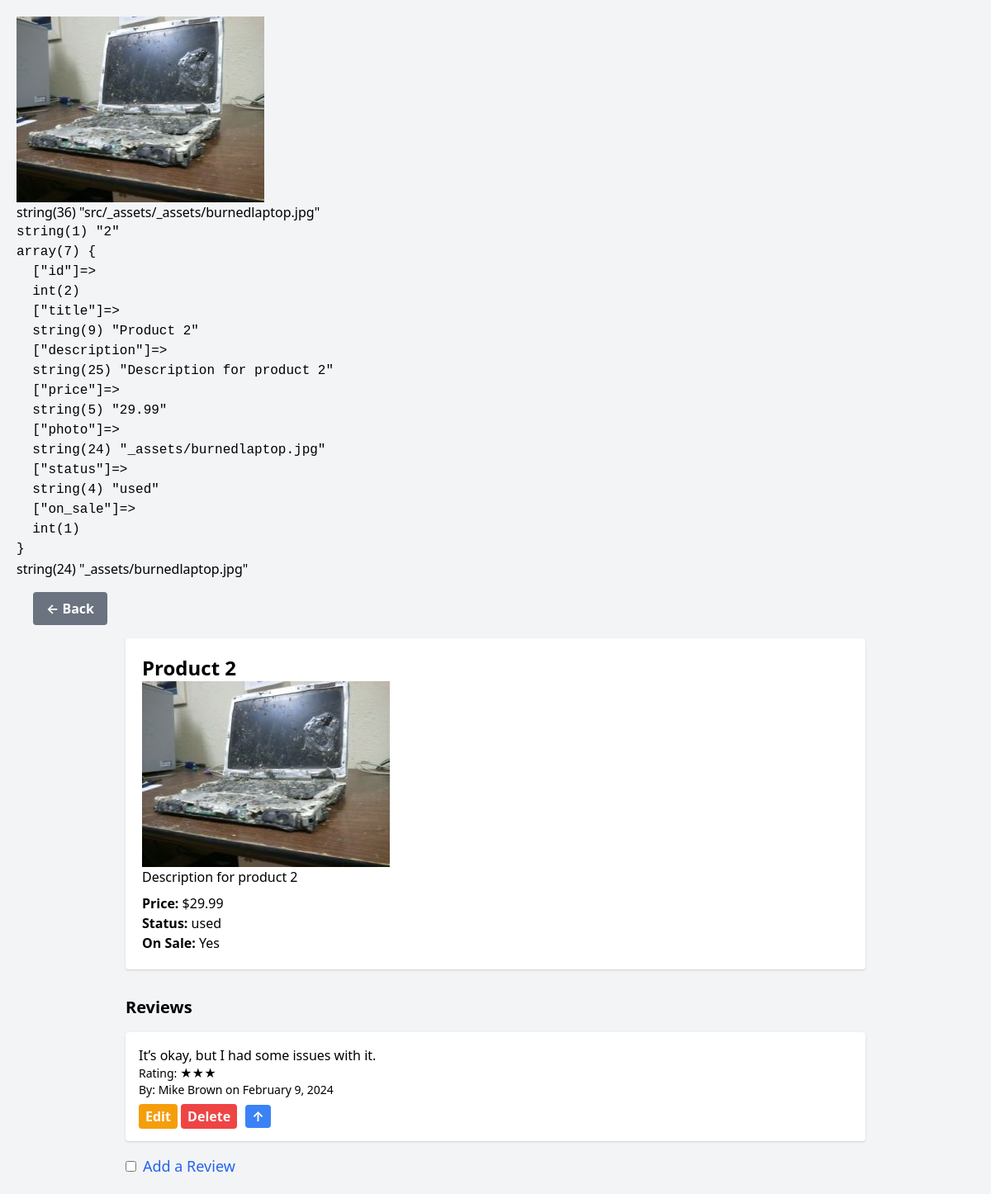
Page /src/public/product.php?id=2 on the committed database.
### tables this page shows
CREATE TABLE IF NOT EXISTS products (
  id INT AUTO_INCREMENT PRIMARY KEY,
  title VARCHAR(255) NOT NULL,
  description TEXT,
  price DECIMAL(10, 2) NOT NULL,
  photo VARCHAR(255),
  status VARCHAR(50),
  on_sale BOOLEAN DEFAULT FALSE
);

CREATE TABLE reviews (
    id INT AUTO_INCREMENT PRIMARY KEY,
    product_id INT,
    rating TINYINT NOT NULL,
    first_name VARCHAR(255) NOT NULL,
    last_name VARCHAR(255) NOT NULL,
    comment TEXT,
    date TIMESTAMP DEFAULT CURRENT_TIMESTAMP,
    FOREIGN KEY (product_id) REFERENCES products(id)
);

### src/app/App.php (called while the page is built, shortened)
<?php
function getConnectionPDO(): PDO {
    $dsn = "mysql:host=" . DB_HOST . ";dbname=" . DB_NAME;
    $options = [PDO::ATTR_DEFAULT_FETCH_MODE => PDO::FETCH_ASSOC];
    return new PDO($dsn, DB_USER, DB_PASS, $options);
}
function getProductDetailsPDO($productID): ?array {
    $pdo = getConnectionPDO();
    $stmt = $pdo->prepare("SELECT * FROM products WHERE id = :id");
    $stmt->bindValue(':id', $productID, PDO::PARAM_INT);
    $stmt->execute();
    $product = $stmt->fetch(PDO::FETCH_ASSOC);
    return $product ?: null;
}
function getReviewsForProduct($productID): array {
    $pdo = getConnectionPDO();
    $stmt = $pdo->prepare("SELECT * FROM reviews WHERE product_id = :product_id ORDER BY date DESC");
    $stmt->bindValue(':product_id', $productID, PDO::PARAM_INT);
    $stmt->execute();
    return $stmt->fetchAll();
}

### src/public/product.php (called while the page is built, shortened)
<?php
require dirname(__DIR__) . '/app/App.php';
$productID = $_GET['id'] ?? null;
$product = getProductDetailsPDO($productID);
$reviews = getReviewsForProduct($productID);
require dirname(__DIR__) . '/views/product.php';

### src/views/product.php (the view, shortened to what this page needs)
<?php
if (!empty($product['photo'])) {
    $imageUrl = 'src/_assets/' . htmlspecialchars($product['photo']);
    echo "<img src='$imageUrl' alt='Product Image'>";
} else {
    echo "No image available.";
}
Var_dump($imageUrl);
echo "<pre>";
var_dump($productID);
var_dump($product);
echo "</pre>";
var_dump(htmlspecialchars($product['photo']));
?>
<!doctype html>
<html lang="en">
<head>
    <link rel="stylesheet" href="/assets/dist/main.css" />
    <link href="https://cdn.jsdelivr.net/npm/tailwindcss@2.2.19/dist/tailwind.min.css" rel="stylesheet">
</head>
<body class="bg-gray-100 p-5">
    <div class="my-4 mx-5">
        <a href="index.php" class="inline-block bg-gray-500 hover:bg-gray-700 text-white font-bold py-2 px-4 rounded transition ease-in-out duration-150">
            ← Back
        </a>
    </div>
    <div class="max-w-4xl mx-auto bg-white p-5 rounded shadow">
        <h1 class="text-2xl font-bold"><?= htmlspecialchars($product['title']); ?></h1>
        <img src="<?=htmlspecialchars($product['photo']); ?>" alt="Product Image">
        <p><?= nl2br(htmlspecialchars($product['description'])); ?></p>
        <p class="mt-2"><strong>Price:</strong> $<?= htmlspecialchars($product['price']); ?></p>
        <p><strong>Status:</strong> <?= htmlspecialchars($product['status']); ?></p>
        <p><strong>On Sale:</strong> <?= $product['on_sale'] ? 'Yes' : 'No'; ?></p>
    </div>
    <div class="max-w-4xl mx-auto mt-8">
        <h2 class="text-xl font-semibold mb-4">Reviews</h2>
        <?php if (!empty($reviews)): ?>
            <?php foreach ($reviews as $review): ?>
                <div class="bg-white p-4 rounded shadow mb-4">
                    <p><?= nl2br(htmlspecialchars($review['comment'])); ?></p>
                    <p class="text-sm">Rating: <?= str_repeat('★', $review['rating']); ?></p>
                    <p class="text-sm">By: <?= htmlspecialchars($review['first_name']) . ' ' . htmlspecialchars($review['last_name']); ?> on <?= date('F j, Y', strtotime($review['date'])); ?></p>
                    <div class="mt-2">
                        <a href="edit_review.php?review_id=<?= $review['id']; ?>&product_id=<?= $product['id']; ?>" class="bg-yellow-500 hover:bg-yellow-700 text-white font-bold py-1 px-2 rounded">Edit</a>
                        <a href="delete_review.php?review_id=<?= $review['id']; ?>&product_id=<?= $product['id']; ?>" onclick="return confirm('Are you sure you want to delete this review?');" class="bg-red-500 hover:bg-red-700 text-white font-bold py-1 px-2 rounded">Delete</a>
                        <a href="#top" class="inline-block bg-blue-500 hover:bg-blue-700 text-white font-bold py-0.5 px-2 mx-1.5 rounded transition ease-in-out duration-150">↑</a>
                    </div>
                </div>
            <?php endforeach; ?>
        <?php else: ?>
            <p>No reviews yet.</p>
        <?php endif; ?>
        <div class="mt-4">
            <label for="toggleReview" class="inline-flex items-center cursor-pointer text-lg text-blue-600 hover:text-blue-800">
                <input type="checkbox" id="toggleReview" class="form-checkbox rounded text-blue-500 focus:ring-blue-500" onchange="document.getElementById('reviewForm').classList.toggle('hidden');">
                <span class="ml-2">Add a Review</span>
            </label>
        </div>
    </div>
</body>
</html>

### rows in the picture
products: photo (picture), title "Product 2", description "Description for product 2", price "29.99", status "used"
reviews: comment "It’s okay, but I had some issues with it.", rating "★★★", first_name "Mike", last_name "Brown", date "February 9, 2024"
